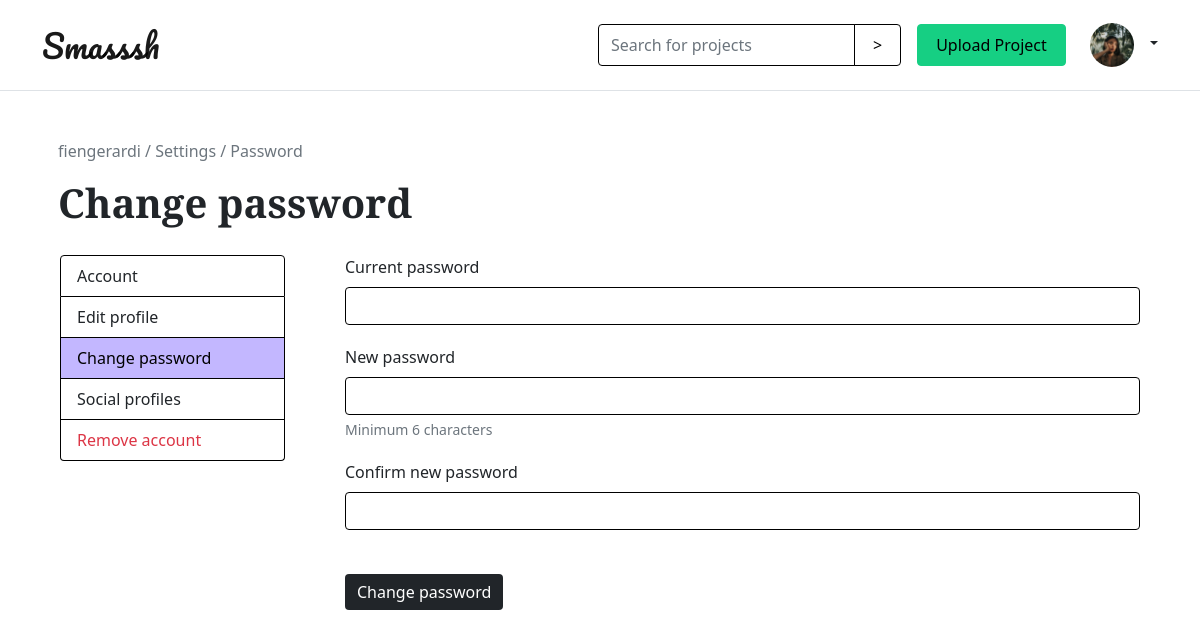
The page /change-password.php (signed in) on the database its author committed.
### tables this page shows
CREATE TABLE IF NOT EXISTS `users` (
  `id` int(11) unsigned NOT NULL AUTO_INCREMENT,
  `email` varchar(300) DEFAULT NULL,
  `username` varchar(300) DEFAULT NULL,
  `password` varchar(300) DEFAULT NULL,
  `is_admin` tinyint(1) DEFAULT NULL,
  `profile_pic` varchar(300) DEFAULT 'default.png',
  `bio` varchar(300) DEFAULT 'New member of the smash community',
  `education` varchar(300) DEFAULT NULL,
  `second_email` varchar(300) DEFAULT NULL,
  `social_linkedin` varchar(300) DEFAULT NULL,
  `social_github` varchar(300) DEFAULT NULL,
  `social_instagram` varchar(300) DEFAULT NULL,
  PRIMARY KEY (`id`)
);

### classes/User.php (called while the page is built, shortened)
<?php
    class User
    {
        public static function getUserDataFromId($id)
        {
            $conn = Db::getInstance();
            $statement = $conn->prepare("SELECT * FROM users WHERE id = :id");
            $statement->bindValue(':id', $id);
            $statement->execute();
            $result = $statement->fetch(PDO::FETCH_ASSOC);
            return $result;
        }
    }

### change-password.php (the view, shortened to what this page needs)
?><!DOCTYPE html>
<html lang="en">
<head>
    <?php include_once('style.php'); ?>
</head>
<body>
    <?php include_once('header.php'); ?>
    <div class="container">
        <p class="ps-3 pt-5 text-muted"><?php echo htmlspecialchars($userDataFromId['username']); ?> / Settings / Password</p>
        <h1 class="ps-3">Change password</h1>
        <div class="row">
            <div class="col-3">
            <div class="list-group" id="list-tab" role="tablist">
            <a class="list-group-item list-group-item-action" href="account-info.php">Account</a>
                    <a class="list-group-item list-group-item-action" href="edit-profile.php">Edit profile</a>
                    <a class="list-group-item list-group-item-action active " href="change-password.php">Change password</a>
                    <a class="list-group-item list-group-item-action" href="social-accounts.php">Social profiles</a>
                    <a class="list-group-item list-group-item-action text-danger" href="deleteAccount.php">Remove account</a>
                </div>
            </div>
             <div class="col-9">
             <div class="tab-pane fade active show" id="password" role="tabpanel" aria-labelledby="password-list">
                        <form action="" method="post">
                            <fieldset>
                                <label for="password" class="form-label">Current password</label>
                                <input type="password" class="form-control" id="password" name="currentPassword" minlength="6" required>
                            </fieldset>
                            <fieldset>
                                <label for="password" class="form-label">New password</label>
                                <input type="password" class="form-control" id="password" name="newPassword" minlength="6" required>
                                <div class="form-text">Minimum 6 characters</div>
                            </fieldset>
                            <fieldset>
                                <label for="password" class="form-label">Confirm new password</label>
                                <input type="password" class="form-control" id="password" name="confirmPassword" minlength="6" required>
                            </fieldset>
                            <input type="submit" id="change-password" class="btn btn-dark mt-4" name="updatePassword" value="Change password">
                        </form>
                    </div>
            </div>
        </div>
    </div>
</body>
</html>

### header.php (shortened to what this page needs)
<?php
    if (isset($_SESSION['email'])) {
        $sessionId = $_SESSION['id'];
        $userDataFromId = User::getUserDataFromId($sessionId);
    }
?><nav class="navbar navbar-light border-bottom">
    <div class="container">
        <a href="index.php" class="navbar-brand">Smasssh</a>
        <div class="d-flex align-items-center">
            <?php if (!isset($_SESSION['email'])): ?>
            <form class="d-flex">
                <a href="login.php" class="btn btn-outline-primary me-2">Login</a>
                <a href="register.php" class="btn btn-primary">Signup</a>
            </form>
            <?php else: ?>
            <form class="" action="" method="post">
                <div class="input-group">
                    <input type="text" class="form-control" name="search" placeholder="Search for projects" aria-label="Search for projects" aria-describedby="button-addon2">
                    <input class="btn btn-outline-primary btn-icon-search" type="submit" name="submit-search" id="button-addon2" value=">">
                </div>
            </form>
            <a href="uploadProject.php" class="btn btn-primary m-3">Upload Project</a>
            <div class="flex-shrink-0 dropdown d-flex">
                <a href="#" class="d-block link-dark text-decoration-none dropdown-toggle" id="dropdownUser2" data-bs-toggle="dropdown" aria-expanded="false">
                    <img src="profile_pictures/<?php echo $userDataFromId['profile_pic']; ?>" class="p-2 rounded-circle img-thumbnail" >
                </a>
            </div>
            <?php endif; ?>
        </div>
    </div>
</nav>

### styles/custom.css (style rules this page uses)
body { box-sizing: border-box; }
.img-thumbnail { width: 100px; height: 100px; object-fit: cover; border: none; background-color: transparent; }
nav .img-thumbnail { max-width: 60px; max-height: 60px; }
.row>* { padding: 20px 30px; }
.list-group-item { border: 1px solid black; }
.list-group-item.active { color: black; background-color: #C3B7FF; border: 1px solid black; }
fieldset { margin: 0 0 20px 0; }
.form-control, .input-group-text { border-color: black; }

### styles/button.css (style rules this page uses)
nav .btn { padding: 8px 18px; }
.btn-primary { color: black; background-color: #16CF83; border: 1px solid #16CF83; }
.btn-outline-primary { color: black; border: 1px solid black; }
.btn-dark { border: none; }
.link-dark { font-weight: 500; text-decoration: none; }
a { text-decoration: none; color: black; }

### rows shown on the page
users: profile_pic (picture), username "fiengerardi"
